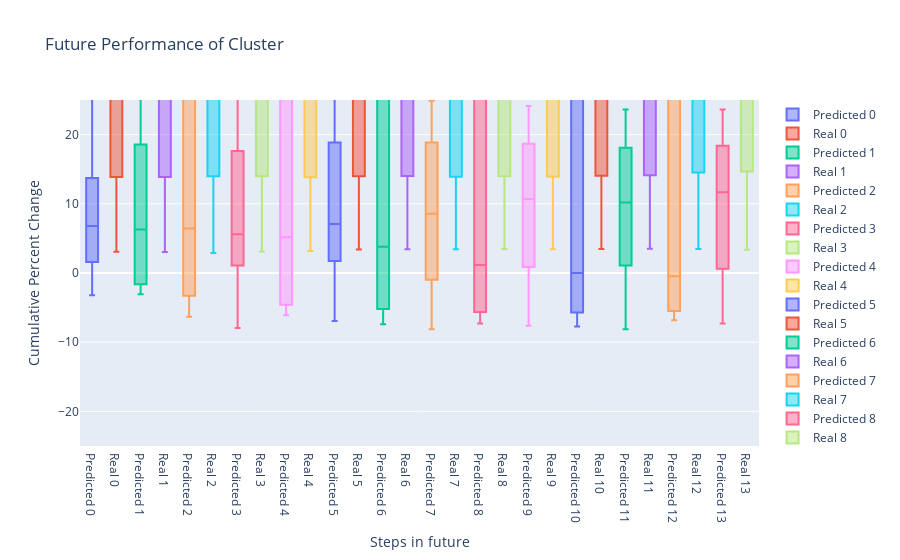

Write notebook code for a chart like this one.
### Code cell
test_utils.visualize_future_distribution(results)
